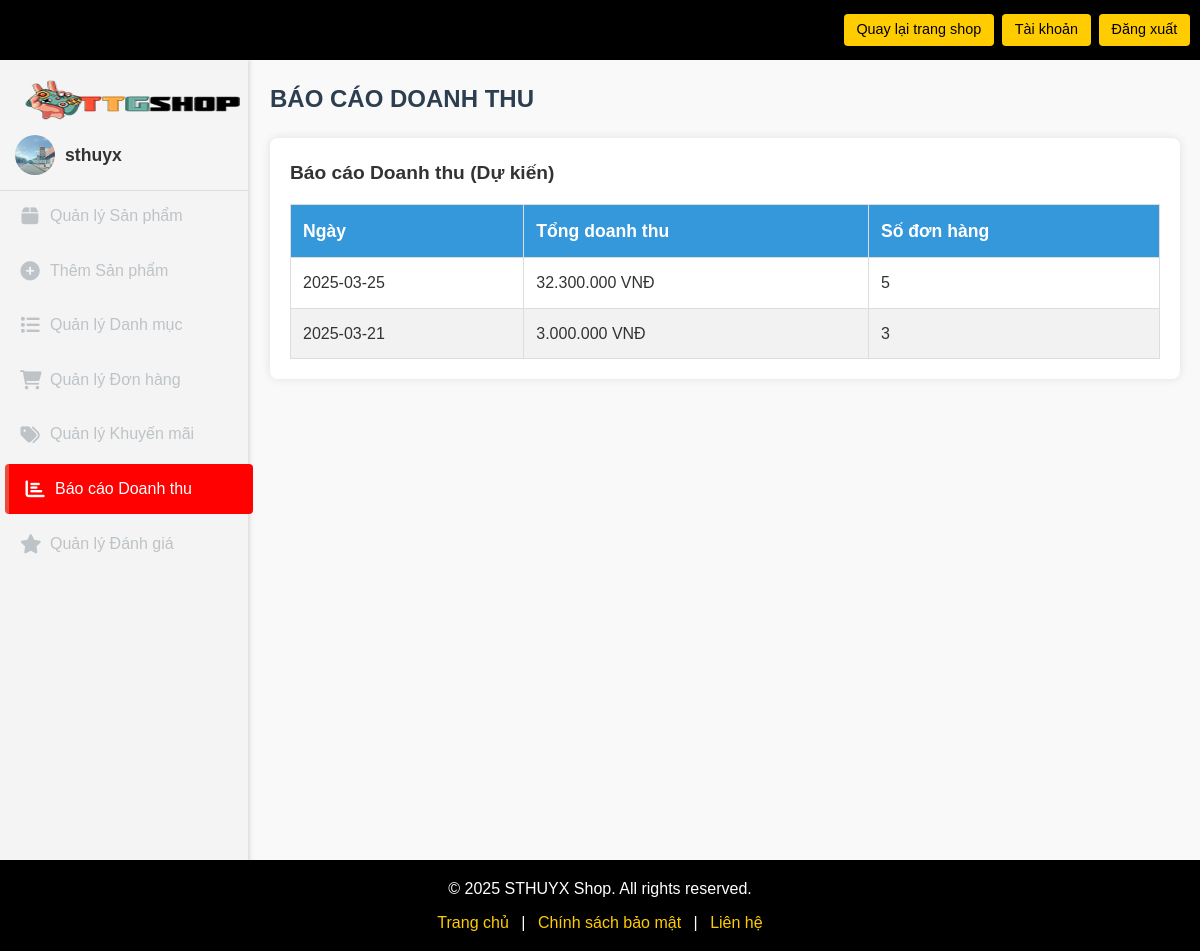
The page /admin/report_sales.php (signed in) on the database its author committed.
### tables this page shows
CREATE TABLE `users` (
  `id` int(11) NOT NULL,
  `username` varchar(255) NOT NULL,
  `email` varchar(255) NOT NULL,
  `full_name` varchar(100) DEFAULT NULL,
  `address` varchar(255) DEFAULT NULL,
  `phone` varchar(15) DEFAULT NULL,
  `password` varchar(255) NOT NULL,
  `is_admin` tinyint(1) DEFAULT 0,
  `created_at` timestamp NOT NULL DEFAULT current_timestamp(),
  `sthuyx` tinyint(1) DEFAULT 0,
  `avatar` varchar(255) DEFAULT NULL
);

### admin/report_sales.php (called while the page is built, shortened)
<?php
include 'check_admin.php';
$user_id = $_SESSION['user_id'];
$stmt = $conn->prepare("SELECT username, avatar FROM users WHERE id = ?");
$stmt->bind_param("i", $user_id);
$stmt->execute();
$result = $stmt->get_result();
$user = $result->fetch_assoc();
$avatar = $user['avatar'] ? "../uploads/avatars/{$user['avatar']}" : "../images/default_avatar.png";
$username = $user['username'] ?? 'Người dùng';
$sql = "SELECT DATE(created_at) as date, SUM(total) as total_revenue, COUNT(*) as order_count FROM orders GROUP BY DATE(created_at) ORDER BY date DESC LIMIT 5";
$result = $conn->query($sql);
$sales = [];
if ($result->num_rows > 0) {
    while ($row = $result->fetch_assoc()) {
        $sales[] = $row;
    }
}
include 'html/report_sales_view.php';
?>

### admin/html/report_sales_view.php (the view, shortened to what this page needs)
<?php include 'header_footer/header.php';?>
<!DOCTYPE html>
<html lang="vi">
<head>
    <link rel="stylesheet" href="../admin/css/admin.css">
    <link rel="stylesheet" href="../admin/css/style.css">
</head>
<body>
    <div class="admin-wrapper">
        <div class="admin-sidebar">
        <div class="logo">
                <a href="index.php">
                    <img src="../images/logo.png" alt="STHUYX Shop Logo" width="150">
                </a>
            </div>
            <ul class="sidebar-menu">
            <div class="user-profile">
                <img src="<?php echo htmlspecialchars($avatar); ?>" alt="Avatar" class="user-avatar">
                <span class="username"><?php echo htmlspecialchars($username); ?></span>
            </div>
            <li><a href="manage_products.php"><i class="fas fa-box"></i> Quản lý Sản phẩm</a></li>
            <li><a href="add_product.php"><i class="fas fa-plus-circle"></i> Thêm Sản phẩm</a></li>
            <li><a href="manage_categories.php"><i class="fas fa-list"></i> Quản lý Danh mục</a></li>
            <li><a href="manage_orders.php"><i class="fas fa-shopping-cart"></i> Quản lý Đơn hàng</a></li>
            <li><a href="manage_promotions.php"><i class="fas fa-tags"></i> Quản lý Khuyến mãi</a></li>
            <li><a href="report_sales.php" class="active"><i class="fas fa-chart-bar"></i> Báo cáo Doanh thu</a></li>
            <li><a href="manage_reviews.php"><i class="fas fa-star"></i> Quản lý Đánh giá</a></li>
            </ul>
        </div>
        <div class="admin-content">
            <div class="content-header">
                <h2>BÁO CÁO DOANH THU</h2>
            </div>
            <div class="admin-section">
                <div class="table-container">
                    <h3>Báo cáo Doanh thu (Dự kiến)</h3>
                    <table>
                        <thead>
                            <tr>
                                <th>Ngày</th>
                                <th>Tổng doanh thu</th>
                                <th>Số đơn hàng</th>
                            </tr>
                        </thead>
                        <tbody>
                            <?php if (count($sales) > 0): ?>
                                <?php foreach ($sales as $row): ?>
                                    <tr>
                                        <td><?php echo htmlspecialchars($row['date']); ?></td>
                                        <td><?php echo number_format($row['total_revenue'], 0, ',', '.') . " VNĐ"; ?></td>
                                        <td><?php echo htmlspecialchars($row['order_count']); ?></td>
                                    </tr>
                                <?php endforeach; ?>
                            <?php else: ?>
                                <tr><td colspan="3">Không có dữ liệu doanh thu.</td></tr>
                            <?php endif; ?>
                        </tbody>
                    </table>
                </div>
            </div>
        </div>
    </div>
    <?php include '../templates/footer.php'; ?>
</body>
</html>

### admin/css/style.css (style rules this page uses)
* { margin: 0; padding: 0; box-sizing: border-box; font-family: Arial, sans-serif; }
body { background-color: #f4f4f4; color: #333; line-height: 1.6; }
.logo img { vertical-align: middle; max-height: 40px; margin-right: 0.5rem; width: 240px; }

### admin/css/admin.css (style rules this page uses)
* { margin: 0; padding: 0; box-sizing: border-box; }
body { font-family: Arial, sans-serif; line-height: 1.6; background-color: #f4f4f4; }
.admin-wrapper { display: flex; min-height: 100vh; }
.admin-sidebar { color: #fff; padding: 20px 0; position: fixed; left: 0; height: 100%; box-shadow: 2px 0 5px rgba(0, 0, 0, 0.1); transition: width 0.3s ease; z-index: 900; }
.sidebar-menu { list-style: none; }
.sidebar-menu li { margin-bottom: 5px; }
.sidebar-menu li a { color: #bdc3c7; text-decoration: none; font-size: 1rem; display: flex; align-items: center; padding: 12px 20px; transition: all 0.3s ease; border-radius: 4px; }
.sidebar-menu li a i { margin-right: 10px; font-size: 1.2rem; width: 20px; text-align: center; }
.sidebar-menu li a:hover, .sidebar-menu li a.active { color: #fff; background-color: #ff0101; border-left: 4px solid #e74c3c; padding-left: 16px; transform: translateX(5px); }
.admin-content { margin-left: 250px; flex-grow: 1; padding: 20px; background-color: #f9f9f9; min-height: calc(100vh - 60px); }
.content-header h2 { font-size: 1.5rem; color: #2c3e50; margin-bottom: 20px; }
.table-container { background-color: #fff; padding: 20px; border-radius: 8px; box-shadow: 0 0 10px rgba(0, 0, 0, 0.1); }
.table-container h3 { margin-bottom: 15px; color: #333; font-size: 1.2rem; }
table { width: 100%; border-collapse: collapse; }
table th, table td { padding: 12px; text-align: left; border: 1px solid #ddd; }
table th { background-color: #3498db; color: #fff; font-size: 1.1rem; }
table td { font-size: 1rem; }
table tr:nth-child(even) { background-color: #f2f2f2; }
.user-profile { display: flex; align-items: center; padding: 15px; border-bottom: 1px solid #ddd; background-color: #f5f5f5; }
.user-avatar { width: 40px; height: 40px; border-radius: 50%; margin-right: 10px; object-fit: cover; }
.username { font-size: 1.1rem; font-weight: bold; color: #333; }

### rows shown on the page
users: avatar (picture), username "sthuyx"

### other values the page prints
$row['date'] "2025-03-25"
$row['total_revenue'] "32.300.000"
$row['order_count'] "5"
$row['date'] "2025-03-21"
$row['total_revenue'] "3.000.000"
$row['order_count'] "3"
